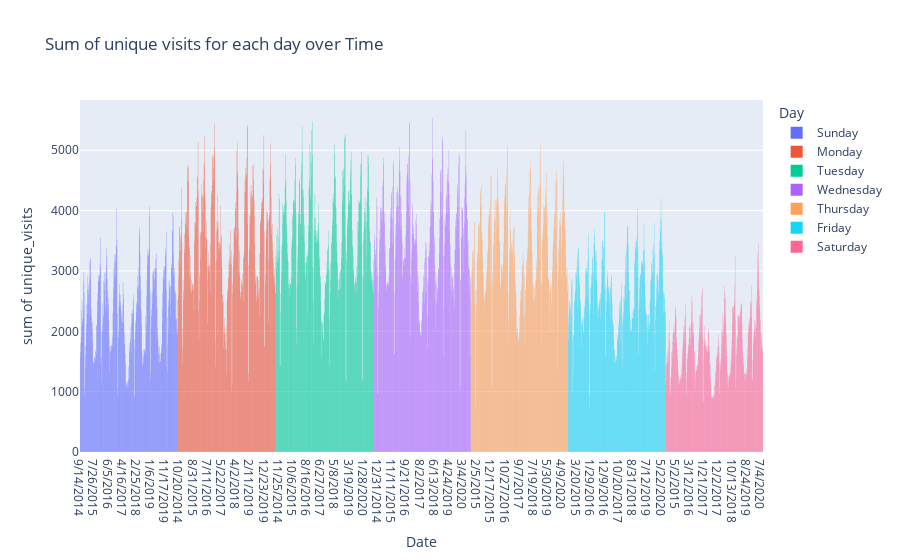

Notebook cell for this chart:
### Code cell
px.histogram(df,x='Date',y='unique_visits',color='Day',title='Sum of unique visits for each day over Time')

### Figure 1 — Plotly figure (JSON) as saved in the notebook; plotly's stock layout.template omitted (floating-point values rounded to 4 significant figures; data arrays with more than 128 entries replaced by an {"elided": "..."} marker saying what was removed)
{"data": [{"alignmentgroup": "True", "bingroup": "x", "histfunc": "sum", "hovertemplate": "Day=Sunday<br>Date=%{x}<br>sum of unique_visits=%{y}<extra></extra>", "legendgroup": "Sunday", "marker": {"color": "#636efa", "pattern": {"shape": ""}}, "name": "Sunday", "offsetgroup": "Sunday", "orientation": "v", "showlegend": true, "type": "histogram", "x": {"elided": "310 str values"}, "xaxis": "x", "y": {"elided": "310 int values"}, "yaxis": "y"}, {"alignmentgroup": "True", "bingroup": "x", "histfunc": "sum", "hovertemplate": "Day=Monday<br>Date=%{x}<br>sum of unique_visits=%{y}<extra></extra>", "legendgroup": "Monday", "marker": {"color": "#EF553B", "pattern": {"shape": ""}}, "name": "Monday", "offsetgroup": "Monday", "orientation": "v", "showlegend": true, "type": "histogram", "x": {"elided": "310 str values"}, "xaxis": "x", "y": {"elided": "310 int values"}, "yaxis": "y"}, {"alignmentgroup": "True", "bingroup": "x", "histfunc": "sum", "hovertemplate": "Day=Tuesday<br>Date=%{x}<br>sum of unique_visits=%{y}<extra></extra>", "legendgroup": "Tuesday", "marker": {"color": "#00cc96", "pattern": {"shape": ""}}, "name": "Tuesday", "offsetgroup": "Tuesday", "orientation": "v", "showlegend": true, "type": "histogram", "x": {"elided": "310 str values"}, "xaxis": "x", "y": {"elided": "310 int values"}, "yaxis": "y"}, {"alignmentgroup": "True", "bingroup": "x", "histfunc": "sum", "hovertemplate": "Day=Wednesday<br>Date=%{x}<br>sum of unique_visits=%{y}<extra></extra>", "legendgroup": "Wednesday", "marker": {"color": "#ab63fa", "pattern": {"shape": ""}}, "name": "Wednesday", "offsetgroup": "Wednesday", "orientation": "v", "showlegend": true, "type": "histogram", "x": {"elided": "310 str values"}, "xaxis": "x", "y": {"elided": "310 int values"}, "yaxis": "y"}, {"alignmentgroup": "True", "bingroup": "x", "histfunc": "sum", "hovertemplate": "Day=Thursday<br>Date=%{x}<br>sum of unique_visits=%{y}<extra></extra>", "legendgroup": "Thursday", "marker": {"color": "#FFA15A", "pattern": {"shape": ""}}, "name": "Thursday", "offsetgroup": "Thursday", "orientation": "v", "showlegend": true, "type": "histogram", "x": {"elided": "309 str values"}, "xaxis": "x", "y": {"elided": "309 int values"}, "yaxis": "y"}, {"alignmentgroup": "True", "bingroup": "x", "histfunc": "sum", "hovertemplate": "Day=Friday<br>Date=%{x}<br>sum of unique_visits=%{y}<extra></extra>", "legendgroup": "Friday", "marker": {"color": "#19d3f3", "pattern": {"shape": ""}}, "name": "Friday", "offsetgroup": "Friday", "orientation": "v", "showlegend": true, "type": "histogram", "x": {"elided": "309 str values"}, "xaxis": "x", "y": {"elided": "309 int values"}, "yaxis": "y"}, {"alignmentgroup": "True", "bingroup": "x", "histfunc": "sum", "hovertemplate": "Day=Saturday<br>Date=%{x}<br>sum of unique_visits=%{y}<extra></extra>", "legendgroup": "Saturday", "marker": {"color": "#FF6692", "pattern": {"shape": ""}}, "name": "Saturday", "offsetgroup": "Saturday", "orientation": "v", "showlegend": true, "type": "histogram", "x": {"elided": "309 str values"}, "xaxis": "x", "y": {"elided": "309 int values"}, "yaxis": "y"}], "layout": {"barmode": "relative", "legend": {"title": {"text": "Day"}, "tracegroupgap": 0}, "title": {"text": "Sum of unique visits for each day over Time"}, "xaxis": {"anchor": "y", "domain": [0, 1], "title": {"text": "Date"}}, "yaxis": {"anchor": "x", "domain": [0, 1], "title": {"text": "sum of unique_visits"}}}}
